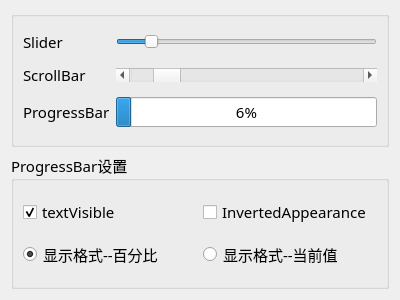
<?xml version="1.0" encoding="UTF-8"?>
<ui version="4.0">
 <class>Widget</class>
 <widget class="QWidget" name="Widget">
  <property name="geometry">
   <rect>
    <x>0</x>
    <y>0</y>
    <width>400</width>
    <height>300</height>
   </rect>
  </property>
  <property name="font">
   <font>
    <family>宋体</family>
    <pointsize>11</pointsize>
    <weight>50</weight>
    <bold>false</bold>
   </font>
  </property>
  <property name="windowTitle">
   <string>Demo3_3 progressBar</string>
  </property>
  <layout class="QVBoxLayout" name="verticalLayout">
   <item>
    <widget class="QGroupBox" name="groupBox">
     <property name="title">
      <string/>
     </property>
     <layout class="QGridLayout" name="gridLayout">
      <item row="2" column="0">
       <widget class="QLabel" name="label_3">
        <property name="text">
         <string>ProgressBar</string>
        </property>
       </widget>
      </item>
      <item row="1" column="1">
       <widget class="QScrollBar" name="scrollBar">
        <property name="maximum">
         <number>200</number>
        </property>
        <property name="value">
         <number>23</number>
        </property>
        <property name="orientation">
         <enum>Qt::Horizontal</enum>
        </property>
       </widget>
      </item>
      <item row="2" column="1">
       <widget class="QProgressBar" name="progressBar">
        <property name="maximum">
         <number>200</number>
        </property>
        <property name="value">
         <number>12</number>
        </property>
       </widget>
      </item>
      <item row="0" column="0">
       <widget class="QLabel" name="label">
        <property name="text">
         <string>Slider</string>
        </property>
       </widget>
      </item>
      <item row="1" column="0">
       <widget class="QLabel" name="label_2">
        <property name="text">
         <string>ScrollBar</string>
        </property>
       </widget>
      </item>
      <item row="0" column="1">
       <widget class="QSlider" name="slider">
        <property name="maximum">
         <number>200</number>
        </property>
        <property name="value">
         <number>23</number>
        </property>
        <property name="orientation">
         <enum>Qt::Horizontal</enum>
        </property>
       </widget>
      </item>
     </layout>
    </widget>
   </item>
   <item>
    <widget class="QGroupBox" name="groupBox_2">
     <property name="title">
      <string>ProgressBar设置</string>
     </property>
     <layout class="QGridLayout" name="gridLayout_2">
      <item row="0" column="0">
       <widget class="QCheckBox" name="chkBox_Visible">
        <property name="text">
         <string>textVisible</string>
        </property>
        <property name="checked">
         <bool>true</bool>
        </property>
       </widget>
      </item>
      <item row="0" column="1">
       <widget class="QCheckBox" name="chkBox_Inverted">
        <property name="text">
         <string>InvertedAppearance</string>
        </property>
       </widget>
      </item>
      <item row="1" column="0">
       <widget class="QRadioButton" name="radio_Percent">
        <property name="text">
         <string>显示格式--百分比</string>
        </property>
        <property name="checked">
         <bool>true</bool>
        </property>
       </widget>
      </item>
      <item row="1" column="1">
       <widget class="QRadioButton" name="radio_Value">
        <property name="text">
         <string>显示格式--当前值</string>
        </property>
       </widget>
      </item>
     </layout>
    </widget>
   </item>
  </layout>
 </widget>
 <resources/>
 <connections/>
</ui>
